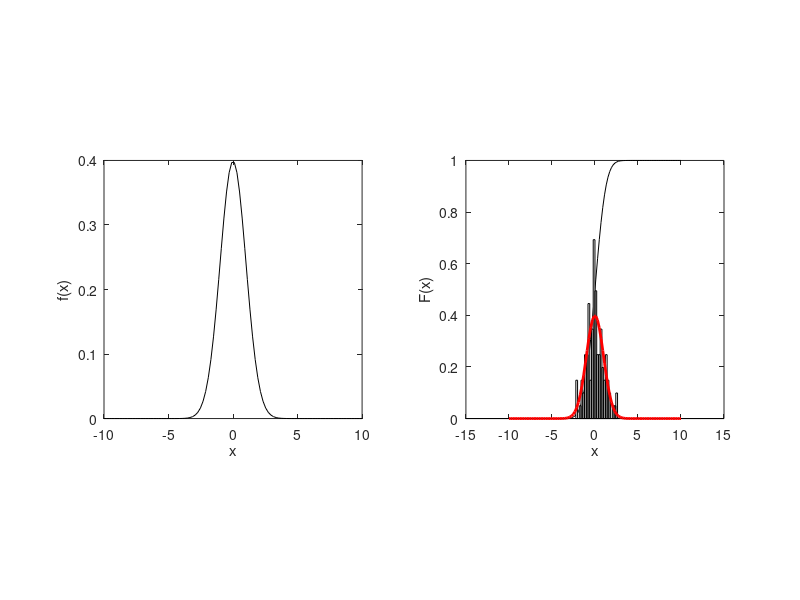
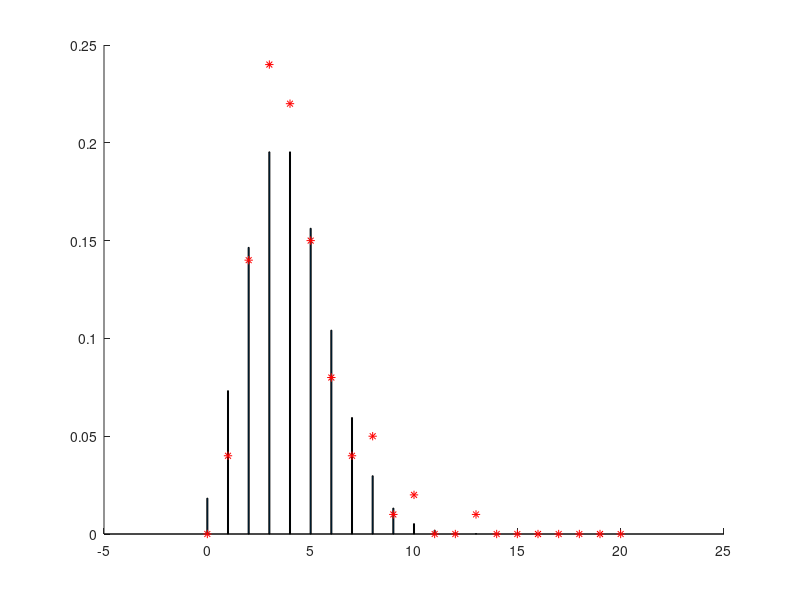

These figures' MATLAB source, in order:
%MATLAB EXERCISES II

%Simulation

n = 100;
type = randi(10, [1 n]);
test = randi(10, [1 n]);
athtype = type > 1; %0 = cheat, 1 = clean
testcor = test > 2; %0 = incorrect, 1 = correct
cheatfail = (athtype == 0) & (testcor == 1); %1 = the athlete cheated and the test is correct, 0 = otherwise
cleanfail = (athtype == 1) & (testcor == 0); %1 = the athlete is clean and the test is incorrect, 0 = otherwise
ncheatfail = sum(cheatfail);
ncleanfail = sum(cleanfail);
nfail = ncheatfail + ncleanfail;
condprob = ncheatfail / nfail;

%Repeat this simulation many times (for example, 1000 times)

n = 100;
for count = 1:1000
type = randi(10, [1 n]);
test = randi(10, [1 n]);
athtype = type > 1; %0 = cheat, 1 = clean
testcor = test > 2; %0 = incorrect, 1 = correct
cheatfail = (athtype == 0) & (testcor == 1); %1 = the athlete cheated and the test is correct, 0 = otherwise
cleanfail = (athtype == 1) & (testcor == 0); %1 = the athlete is clean and the test is incorrect, 0 = otherwise
ncheatfail = sum(cheatfail);
ncleanfail = sum(cleanfail);
nfail = ncheatfail + ncleanfail;
condprob = ncheatfail / nfail;
condp(count) = condprob;
end
hist(condp)

%Poisson distribution

lambda = 4;
x = 0:20;
p = poisspdf(x, lambda);
F = poisscdf(x, lambda);

figure(1); clf;

subplot(1, 2, 1);

bar(x, p, 0.05);
axis square;
xlabel('x');
ylabel('p(x)');

subplot(1, 2, 2);

stairs(x, F);
axis square;
xlabel('x');
ylabel('F(x)');

% Generate random numbers from Poisson(4)

n = 100;
rn = poissrnd(lambda, [1 n]);

samplemean = mean(rn);
samplevar= var(rn);
 
% pmfs
nx = hist(rn, x);
nx = nx./(sum(nx));

figure(2); clf;
hold on;
bar(x, p, 0.05);

plot(x, nx, 'r*');

% cdfs
ecdf = cumsum(nx);

figure(1); clf;
hold on;
stairs(x, F);

plot(x, ecdf, 'r*');
axis([0 15 0 1]);


% Normal distribution

mu = 0; sigma2 = 1; nx = 100;
x = linspace(-10, 10, nx);
f = normpdf(x, mu, sqrt(sigma2));
F = normcdf(x, mu, sqrt(sigma2));

% Plotting pdf and cdf
figure(1); clf;
subplot(1, 2, 1);
plot(x, f, 'k-'); axis square; xlabel('x');
ylabel('f(x)');
subplot(1, 2, 2);
plot(x, F, 'k-'); axis square; xlabel('x');
ylabel('F(x)');

% Generate random numbers from N(0,1)
n = 100;
rn = normrnd(mu, sqrt(sigma2), [1 n]);

samplemean = mean(rn);
samplevariance = var(rn);

% Plotting histogram (and overlay densities)

nx = hist(rn, x);
dx = x(2)-x(1);
nx = nx./(sum(nx)*dx);
hold on;

bar(x, nx, 1, 'FaceColor', 'w');
plot(x, f, 'r-', 'LineWidth', 2);